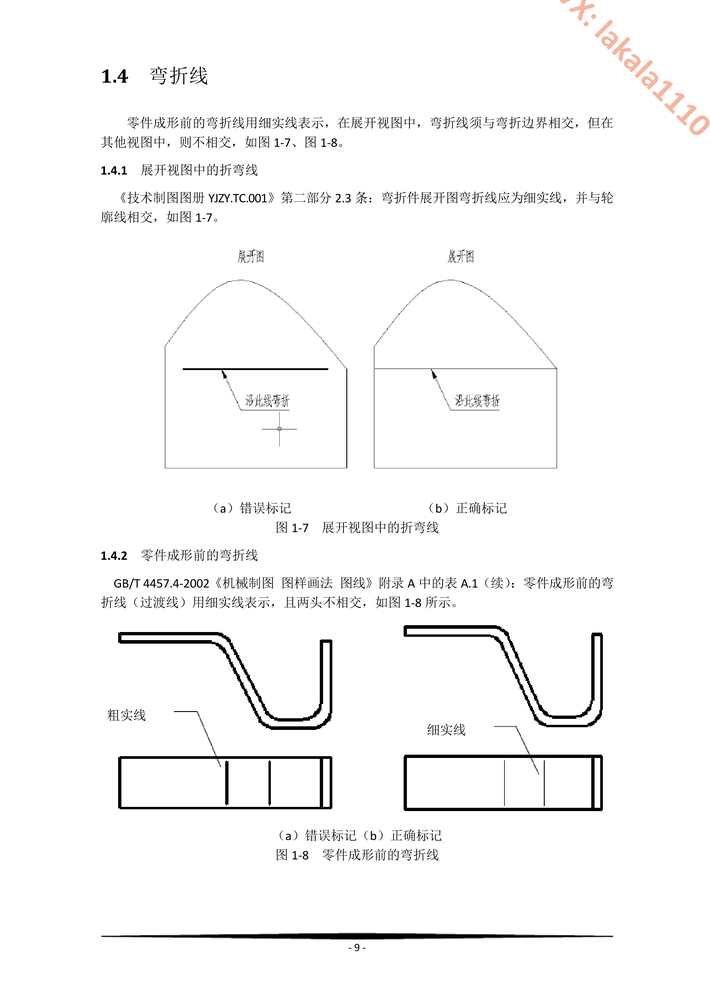
#> input picture data/atlas/images/cases/ATLAS_BEND_LINE_001.png, 710 x 994 px, shrunk from 2380 x 3331 before the run; its folder holds only this picture in this run
$ python -i error_injection.py   (imports and definitions only)
#> lines starting #> are read from the running program, lines starting #| are printed output that depends on the picture; after the words box and inside, x2 and y2 are one past the last pixel; in counts of white or black regions, pixels touching at a corner belong together
import os
import cv2
import numpy as np
from PIL import Image, ImageDraw, ImageFont

def inject_errors(image_path, output_dir='data/error_drawings', label_dir='data/error_labels'):
#> called with output_dir = 'data/error_drawings', label_dir = 'data/error_labels'
    os.makedirs(output_dir, exist_ok=True)
    os.makedirs(label_dir, exist_ok=True)

    img = cv2.imread(image_path)
#> img is the input picture: shape (994, 710, 3); mean B, G, R 247.9, 248, 248.1
    if img is None:
        print(f"无法读取: {image_path}")
        return

    base_name = os.path.splitext(os.path.basename(image_path))[0]
    errors_injected = []

    h, w = img.shape[:2]
#> h = 994; w = 710
    gray = cv2.cvtColor(img, cv2.COLOR_BGR2GRAY)
    _, binary = cv2.threshold(gray, 180, 255, cv2.THRESH_BINARY_INV)
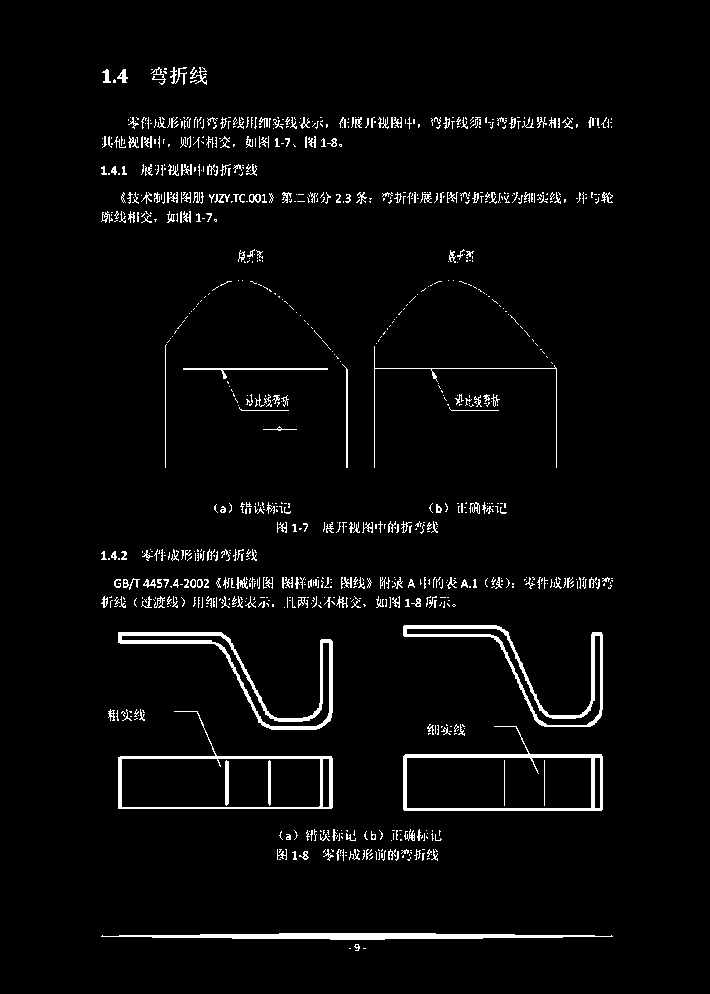
#> binary: shape (994, 710); 3.5% white; 943 white regions (702 under 20 px)
    contours, _ = cv2.findContours(binary, cv2.RETR_EXTERNAL, cv2.CHAIN_APPROX_SIMPLE)
#> contours = 939 contours, 876 with area under 20; largest, box (x1, y1, x2, y2) and area: (403, 726, 603, 811) 11154, (118, 711, 333, 809) 11144, (118, 632, 333, 730) 3921, (403, 625, 603, 727) 3738, (101, 933, 613, 940) 1667

    error_img = img.copy()

    if len(contours) > 3:
        largest = max(contours, key=cv2.contourArea)
#> largest = contour of 61 points, box (x1, y1, x2, y2) (403, 726, 603, 811), area 11154
        x, y, cw, ch = cv2.boundingRect(largest)
#> x = 403; y = 726; cw = 200; ch = 85
        cv2.rectangle(error_img, (x, y), (x + cw, y + ch), (255, 255, 255), -1)
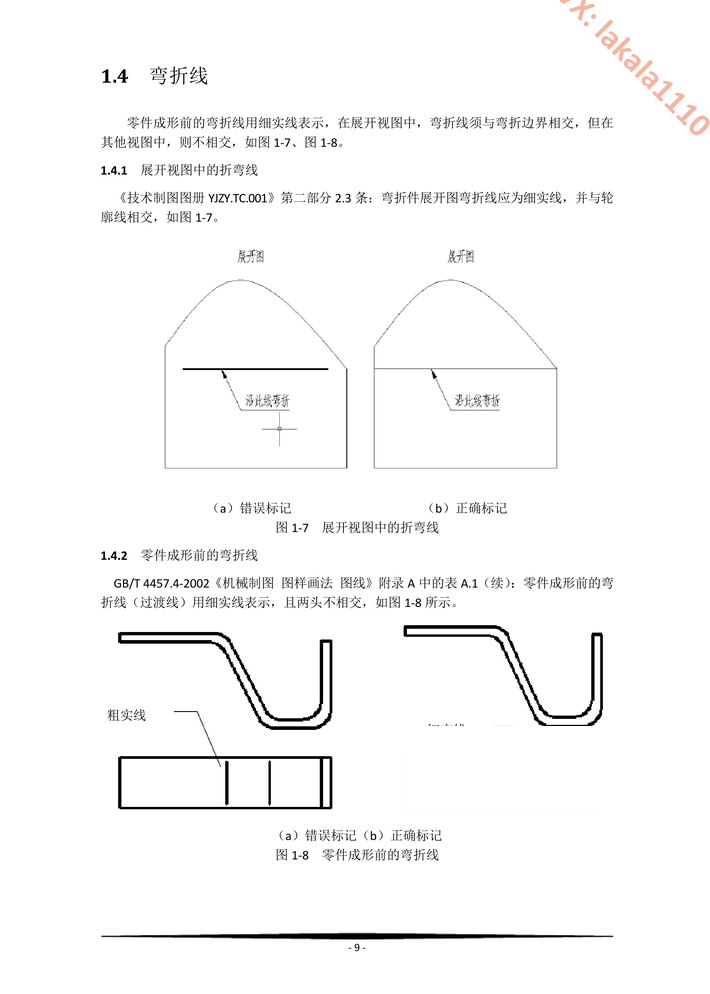
#> error_img: shape (994, 710, 3); 0.62% of pixels changed, all inside (x1, y1, x2, y2) = (403, 726, 604, 812)
        errors_injected.append({
            'type': '尺寸标注',
            'description': f'删除了主要轮廓区域 ({x},{y})-({x+cw},{y+ch})',
            'severity': '高'
        })

    for i in range(min(3, len(contours))):
        cnt = contours[i]
        cx, cy, cw, ch = cv2.boundingRect(cnt)
        text_region = error_img[max(0,cy-5):min(h,cy+ch+5), max(0,cx-5):min(w,cx+cw+5)]
        if text_region.size > 0:
            noise = np.random.randint(0, 50, text_region.shape, dtype=np.uint8)
            error_img[max(0,cy-5):min(h,cy+ch+5), max(0,cx-5):min(w,cx+cw+5)] = text_region
            errors_injected.append({
                'type': '文字模糊',
                'description': f'文字区域模糊化 ({cx},{cy})',
                'severity': '中'
            })
#> this loop made 3 passes
#> (cnt, cx, cy, cw, ch) on passes 1 to 2: ([[363, 948], [365, 948]], 363, 948, 3, 1), ([[349, 948], [350, 948]], 349, 948, 2, 1)
#> (cx, cy, cw, ch) on pass 3: (354, 944, 6, 7)
#> after the loop, errors_injected = 4 items

    output_path = os.path.join(output_dir, f'error_{base_name}.png')
    cv2.imwrite(output_path, error_img)

    label_path = os.path.join(label_dir, f'error_{base_name}.txt')
    with open(label_path, 'w', encoding='utf-8') as f:
        for err in errors_injected:
            f.write(f"{err['type']}|{err['description']}|{err['severity']}\n")
#> this loop made 4 passes

    print(f"注入错误: {output_path} ({len(errors_injected)}个错误)")
#| 注入错误: data/error_drawings/error_ATLAS_BEND_LINE_001.png (4个错误)
    return output_path, errors_injected

# [9 lines not run here, left out]

>>> result = inject_errors('../data/atlas/images/cases/ATLAS_BEND_LINE_001.png')

$ run again, on data/atlas/images/cases/ATLAS_DIM_ANGLE_001.png
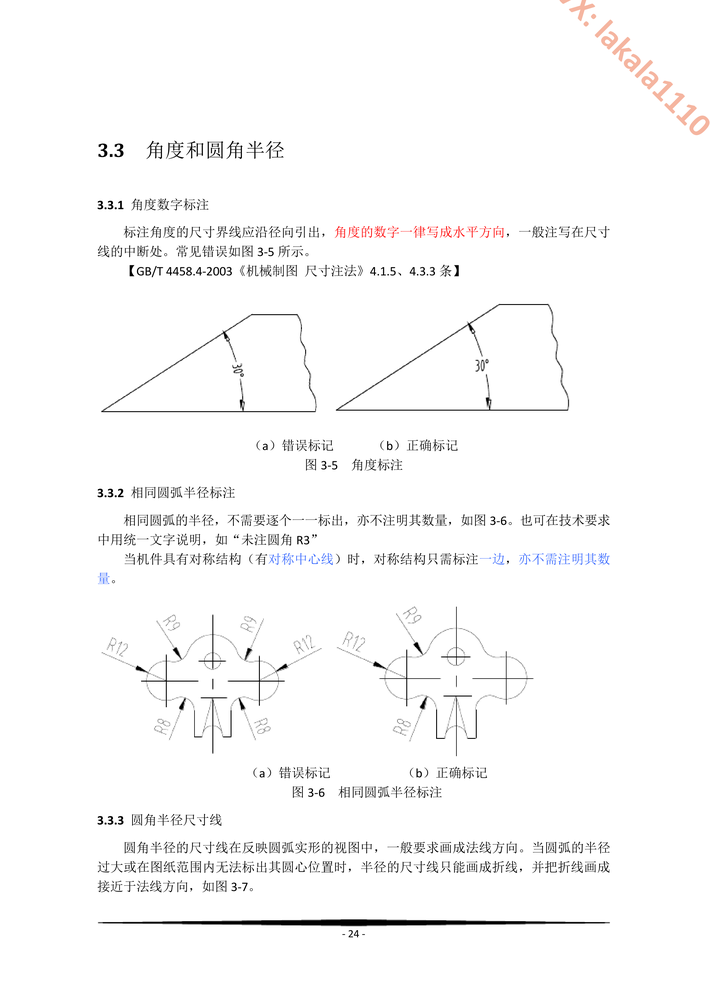
#> input picture data/atlas/images/cases/ATLAS_DIM_ANGLE_001.png, 710 x 994 px, shrunk from 2380 x 3331 before the run
#> in inject_errors, img is the input picture: shape (994, 710, 3); mean B, G, R 249.4, 249.4, 249.6
#> in inject_errors, `_, binary = cv2.threshold(gray, 180, 255, cv2.THRESH_BINARY_INV)`:
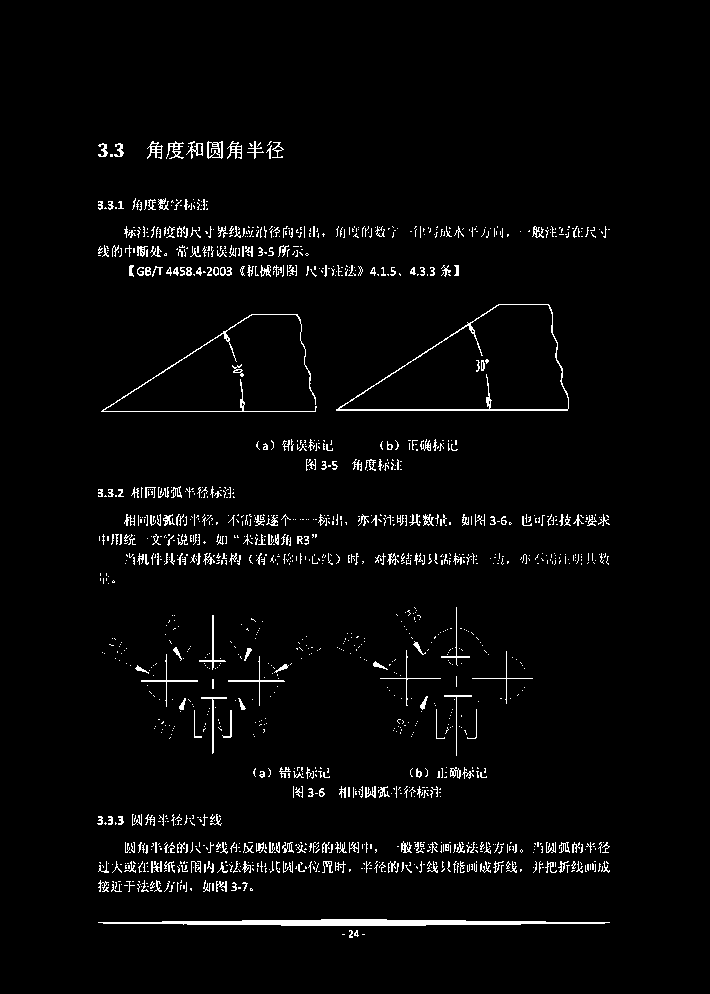
#> binary: shape (994, 710); 2.9% white in thin lines or dots, all inside (x1, y1, x2, y2) = (97, 141, 610, 938)
#> contours = 1457 contours, 1370 with area under 20; largest, box (x1, y1, x2, y2) and area: (336, 304, 569, 411) 15047, (98, 919, 610, 926) 1656, (207, 141, 223, 159) 226, (101, 314, 317, 412) 198, (147, 141, 163, 159) 107
#> largest = contour of 163 points, box (x1, y1, x2, y2) (336, 304, 569, 411), area 15047
#> in inject_errors, `x, y, cw, ch = cv2.boundingRect(largest)`: x = 336; y = 304; cw = 233; ch = 107
#> in inject_errors, `cv2.rectangle(error_img, (x, y), (x + cw, y + ch), (255, 255, 255), -1)`:
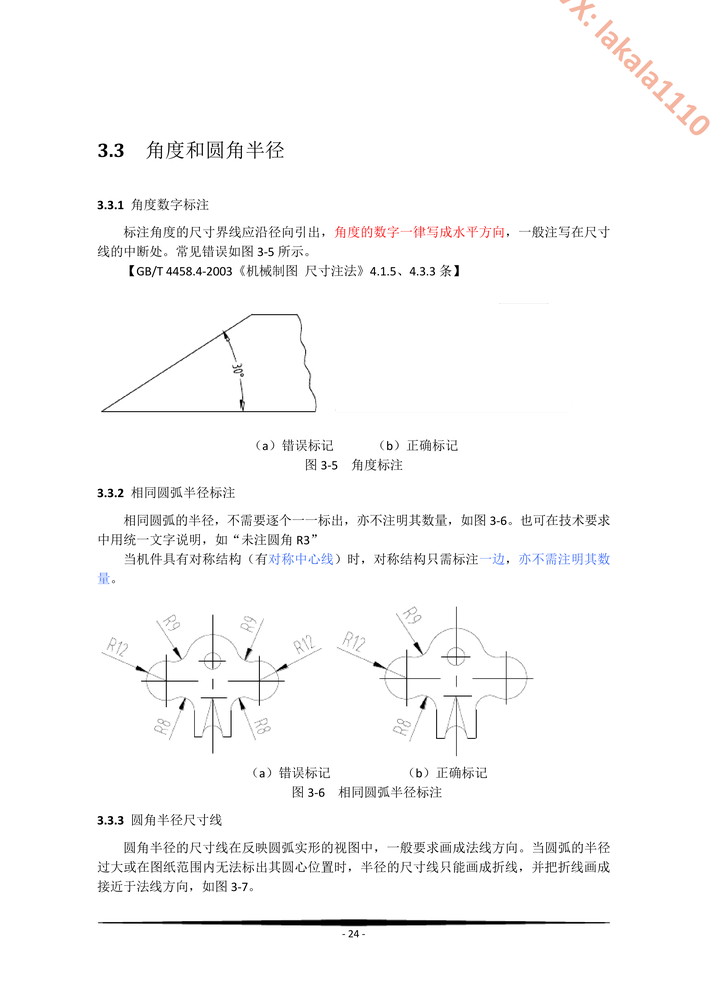
#> error_img: shape (994, 710, 3); 0.37% of pixels changed, all inside (x1, y1, x2, y2) = (336, 304, 570, 411)
#> the loop in inject_errors, `for i in range(min(3, len(contours))):` made 3 passes
#> (cnt, cx, cy, cw, ch) on passes 1 to 2: ([[362, 934], [364, 934]], 362, 934, 3, 1), ([[342, 934], [344, 934]], 342, 934, 3, 1)
#> after the loop in inject_errors, `for i in range(min(3, len(contours))):`: errors_injected = 4 items
#> the loop in inject_errors, `for err in errors_injected:` made 4 passes
#| 注入错误: data/error_drawings/error_ATLAS_DIM_ANGLE_001.png (4个错误)

$ run again, on data/atlas/images/cases/ATLAS_DIM_CHAMFER_001.png
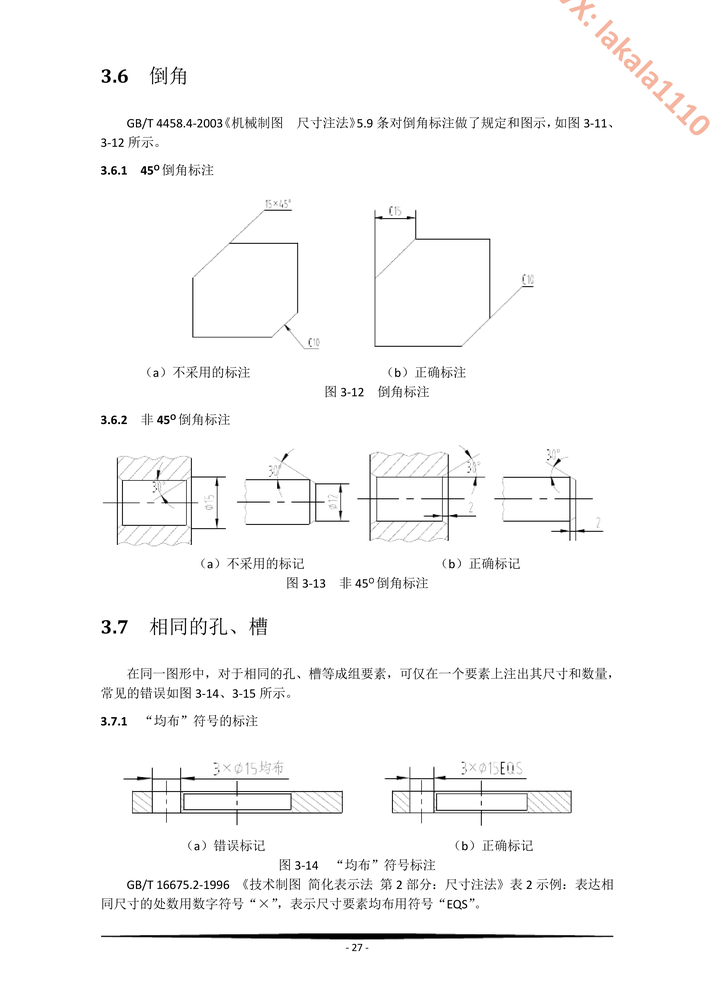
#> input picture data/atlas/images/cases/ATLAS_DIM_CHAMFER_001.png, 710 x 994 px, shrunk from 2380 x 3331 before the run
#> in inject_errors, img is the input picture: shape (994, 710, 3); mean B, G, R 249.2, 249.2, 249.4
#> in inject_errors, `_, binary = cv2.threshold(gray, 180, 255, cv2.THRESH_BINARY_INV)`:
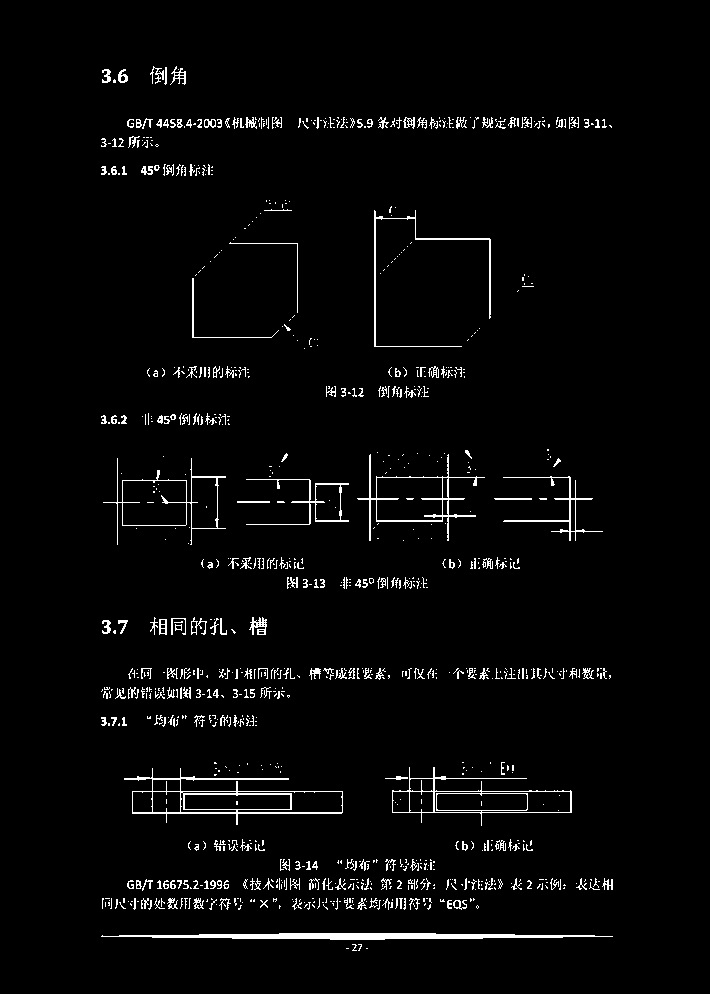
#> binary: shape (994, 710); 3% white in thin lines or dots, all inside (x1, y1, x2, y2) = (101, 66, 613, 951)
#> contours = 975 contours, 900 with area under 20; largest, box (x1, y1, x2, y2) and area: (124, 768, 343, 825) 5170, (103, 458, 226, 545) 4271, (392, 767, 572, 826) 4144, (357, 454, 485, 541) 3358, (101, 933, 613, 940) 1667
#> largest = contour of 65 points, box (x1, y1, x2, y2) (124, 768, 343, 825), area 5170
#> in inject_errors, `x, y, cw, ch = cv2.boundingRect(largest)`: x = 124; y = 768; cw = 219; ch = 57
#> in inject_errors, `cv2.rectangle(error_img, (x, y), (x + cw, y + ch), (255, 255, 255), -1)`:
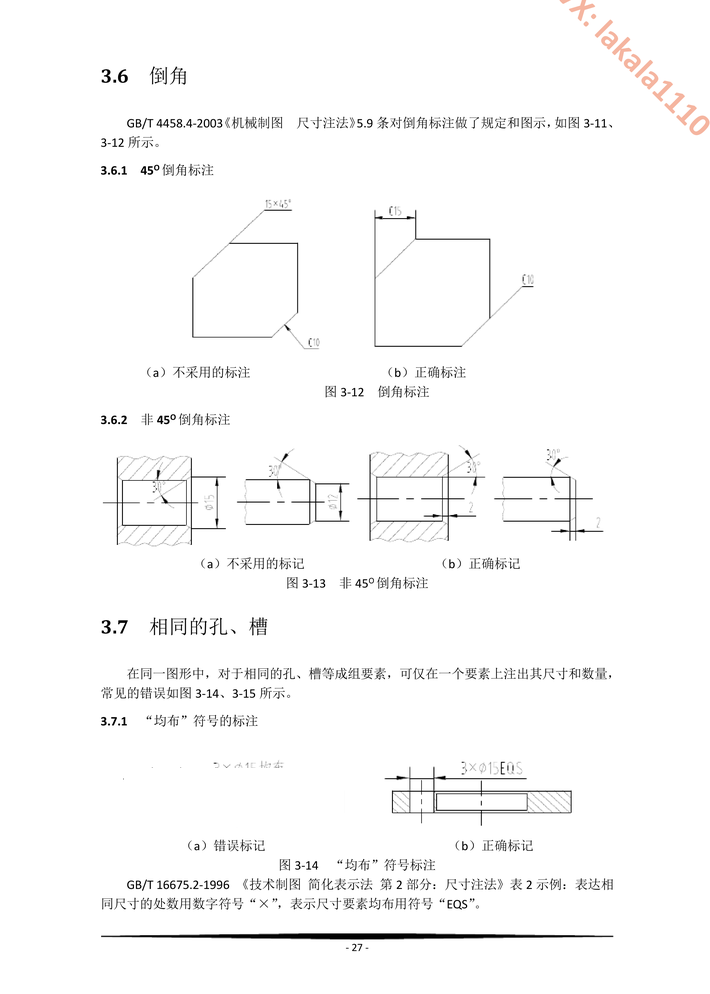
#> error_img: shape (994, 710, 3); 0.61% of pixels changed, all inside (x1, y1, x2, y2) = (124, 768, 343, 826)
#> the loop in inject_errors, `for i in range(min(3, len(contours))):` made 3 passes
#> (cnt, cx, cy, ch) on passes 1 to 2: ([[366, 948], [367, 948]], 366, 948, 1), ([[346, 948], [348, 948]], 346, 948, 1)
#> after the loop in inject_errors, `for i in range(min(3, len(contours))):`: errors_injected = 4 items
#> the loop in inject_errors, `for err in errors_injected:` made 4 passes
#| 注入错误: data/error_drawings/error_ATLAS_DIM_CHAMFER_001.png (4个错误)
